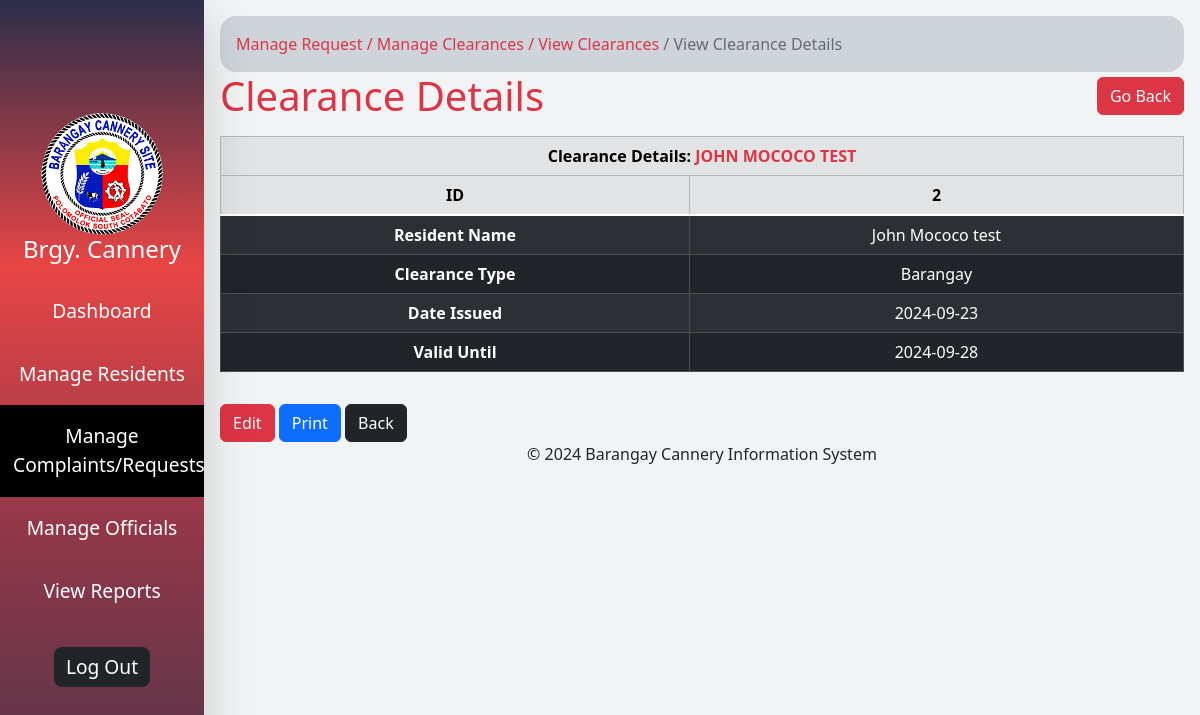
Page /view_clearance_details.php?id=2 (signed in) on the committed database.
### tables this page shows
CREATE TABLE `clearances` (
  `id` int(11) NOT NULL,
  `resident_name` varchar(100) NOT NULL,
  `clearance_type` varchar(100) NOT NULL,
  `date_issued` date NOT NULL,
  `valid_until` date NOT NULL,
  `status` enum('Active','Inactive') NOT NULL DEFAULT 'Active'
);

### view_clearance_details.php (the view, shortened to what this page needs)
<?php require "includes/connection.php";
$id = isset($_GET['id']) ? $_GET['id'] : null;
$sql = "SELECT * FROM clearances WHERE id=$id";
$result = $conn->query($sql);
$row = mysqli_fetch_assoc($result);
?>
<!DOCTYPE html>
<html lang="en">
<head>
</head>
<body class="d-flex">
  <?php include "includes/sidebar.php" ?>
  <div class="min-vh-100 p-3" style="width: 83%">
    <div class="w-100">
      <div id="directory_link" class="p-3 rounded-4 bg-dark-subtle ">
        <a href="manage_com.php" class="text-danger text-decoration-none">Manage Request</a>
        <a href="manage_clearances.php" class="text-decoration-none text-danger">/ Manage Clearances</a>
        <a href="view_clearances.php" class="text-decoration-none text-danger">/ View Clearances</a>
        <a href="view_clearance_details.php" class="text-decoration-none text-black-50">/ View Clearance Details</a>
      </div>
      <div class="d-flex align-items-center justify-content-between  gap-2 w-100">
        <h1 class="m-0 text-danger">Clearance Details</h1>
        <a href="view_clearances.php" class="btn btn-danger">Go Back</a>
      </div>
      <div class="table-responsive w-100 my-3 " id="main_table">
        <table align="center" cellpadding="10" border="1" class="table table-dark table-striped table-hover table-bordered text-center align-middle">
          <thead class="table-secondary">
            <tr>
              <th colspan="2">Clearance Details: <span class="text-danger"><?php echo strtoupper($row['resident_name']) ?></span></th>
            </tr>
            <tr>
              <th class="text-nowrap">ID</th>
              <th class="text-nowrap"><?php echo $id ?></th>
            </tr>
          </thead>
          <tbody class="table-group-divider">
            <?php
            echo '<tr class="h-100">';
            echo "<td class='fw-bold'> Resident Name </td>";
            echo "<td> {$row['resident_name']} </td>";
            echo "</tr>";
            echo "<tr>", "<td class='fw-bold'> Clearance Type </td>", "<td> {$row['clearance_type']} </td>", "</tr>";
            echo "<tr>", "<td class='fw-bold'> Date Issued </td>", "<td> {$row['date_issued']} </td>", "</tr>";
            echo "<tr> <td class='fw-bold'> Valid Until </td> <td> {$row['valid_until']} </td> </tr>";
            ?>
          </tbody>
        </table>
      </div>
      <div>
        <a name="" id="" class="btn btn-danger" href="update_clearance.php?id=<?php echo $id; ?>" role="button">Edit</a>
        <button class="btn btn-primary" OnClick="CallPrint(this.value)" id="printBtn"> Print </button>
        <a name="" id="" class="btn btn-dark" href="view_clearances.php" role="button">Back</a>
      </div>
    </div>
    <div class="text-center">
      <p>&copy; 2024 Barangay Cannery Information System</p>
    </div>
  </div>
</body>
</html>

### rows in the picture
clearances: resident_name "JOHN MOCOCO TEST", resident_name "John Mococo test", clearance_type "Barangay", date_issued "2024-09-23", valid_until "2024-09-28"

### other values in the picture
$id "2"
